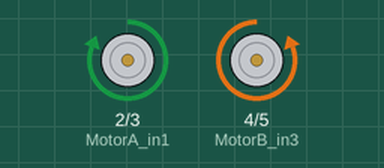
A sketch run on a simulated Arduino Uno, built with avr-gcc and run on an emulated ATmega328P. Parts: motor-driver pin pairs drawn as motors (green arrow = first pin HIGH = forward, orange = second pin HIGH = backward, longer = more drive, scaled by the enable pin).

Above: at 2.0 s.
At 5.5 s:
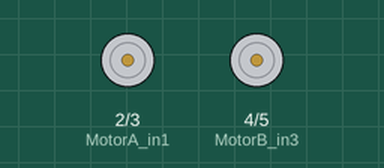
At 8.5 s:
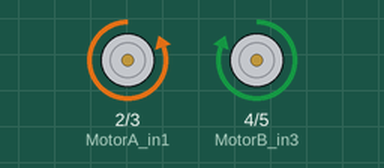
At 17.5 s:
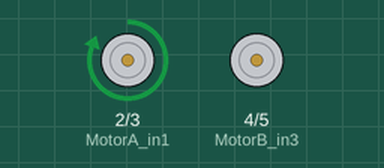
Timing chart, 0 to 24.7 s (numbered marks = the images above):
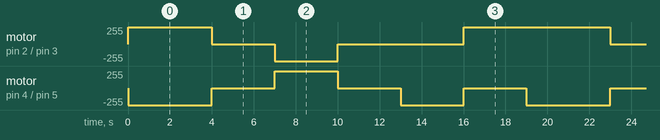

Measured:
- by itself, motor on pin 2 (MotorA_in1) / pin 3 (MotorA_in2): repeats every 19.0 s: stopped 3.0 s, backward 255/255 3.0 s, stopped 6.0 s, forward 255/255 7.0 s
- by itself, motor on pin 4 (MotorB_in3) / pin 5 (MotorB_in4): repeats every 19.0 s: stopped 3.0 s, forward 255/255 3.0 s, stopped 3.0 s, backward 255/255 3.0 s, stopped 3.0 s, backward 255/255 4.0 s

The sketch:

Root_car_control.ino
```cpp
int MotorA_in1 =2;
int MotorA_in2 =3;
int MotorB_in3 =4;
int MotorB_in4 =5;
int MotorA_PWM =9;
int MotorB_PWM =10;

void setup() {
  pinMode(MotorA_in1, OUTPUT);
  pinMode(MotorA_in2, OUTPUT);
  pinMode(MotorB_in3, OUTPUT);
  pinMode(MotorB_in4, OUTPUT);
  pinMode(MotorA_PWM, OUTPUT);
  pinMode(MotorB_PWM, OUTPUT);
}
void loop() {

  analogWrite(MotorA_PWM, 255);
  analogWrite(MotorB_PWM, 255);
//Robot forward
  digitalWrite(MotorA_in1, HIGH);
  digitalWrite(MotorA_in2, LOW);
  digitalWrite(MotorB_in3, LOW);
  digitalWrite(MotorB_in4, HIGH);
  delay(4000);

  // robot stop

  digitalWrite(MotorA_in1, LOW);
  digitalWrite(MotorA_in2, LOW);
  digitalWrite(MotorB_in3, LOW);
  digitalWrite(MotorB_in4, LOW);
  delay(3000);

  //robot backward
  digitalWrite(MotorA_in1, LOW);
  digitalWrite(MotorA_in2, HIGH);
  digitalWrite(MotorB_in3, HIGH);
  digitalWrite(MotorB_in4, LOW);
  delay(3000);
    // robot stop

  digitalWrite(MotorA_in1, LOW);
  digitalWrite(MotorA_in2, LOW);
  digitalWrite(MotorB_in3, LOW);
  digitalWrite(MotorB_in4, LOW);
  delay(3000);

  //Robot turn Right
    digitalWrite(MotorA_in1, LOW);
  digitalWrite(MotorA_in2, LOW);
  digitalWrite(MotorB_in3, LOW);
  digitalWrite(MotorB_in4, HIGH);
  delay(3000);

  //Robot turn left
    digitalWrite(MotorA_in1, HIGH);
  digitalWrite(MotorA_in2, LOW);
  digitalWrite(MotorB_in3, LOW);
  digitalWrite(MotorB_in4, LOW);
  delay(3000);
}
```
